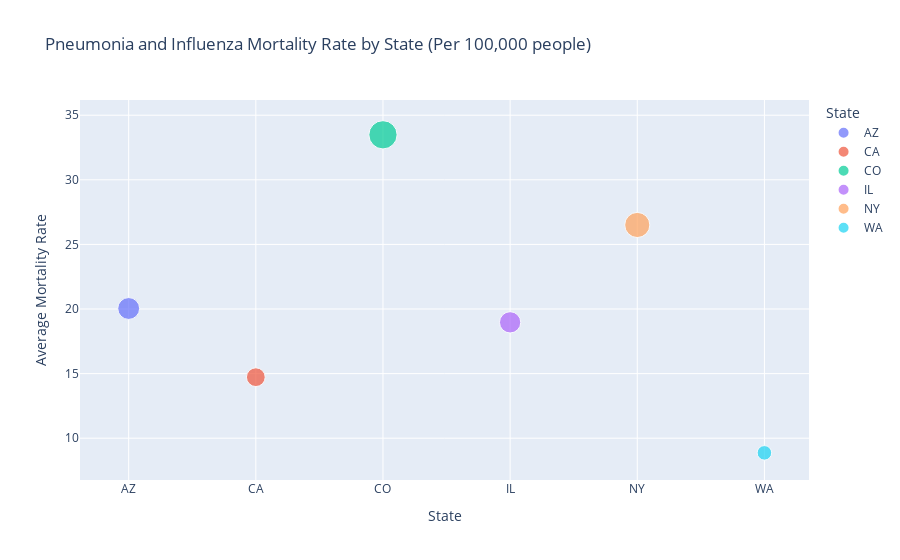

Notebook code cell kept with this figure:
### Markdown cell above
The heatmap shows the vaccination rates for influenza and pneumonia across various U.S. states, segmented by specific demographic groups: the elderly, adults under 65, and children. The color gradient from purple to yellow is employed effectively to denote a range from lower to higher vaccination rates, respectively. It's evident that the elderly population generally shows higher vaccination rates, likely due to targeted health initiatives aimed at protecting this more vulnerable group from severe respiratory illnesses. States such as Colorado and Arizona, as shown by the darker shades in certain sections, might be lagging in vaccination efforts for specific groups, such as children in Colorado, pointing to potential areas for public health intervention. This visualization not only reflects the effectiveness of state-level health policies in promoting vaccination but also underscores the varying healthcare access and public health prioritization across states. Such insights are critical for policymakers and health officials aiming to improve coverage and protect populations from these potentially deadly diseases.

### Code cell
# Filter and process data as needed
data_filtered = data1[    (data1['State'].isin(common_states)) &
    (data1['Indicator Category'] == 'Infectious Disease') &
    (data1['Indicator'] == 'Pneumonia and Influenza Mortality Rate (Age-Adjusted; Per 100,000 people)')
]
data_filtered['State'] = data_filtered['Place'].apply(lambda x: x.split(', ')[-1])

# Aggregate data by state
state_data = data_filtered.groupby('State')['Value'].mean().reset_index()

# Create the bubble chart


bubble_chart = px.scatter(
    state_data,
    x='State',
    y='Value',
    color='State',
    size='Value',
    hover_name='State',
    title='Pneumonia and Influenza Mortality Rate by State (Per 100,000 people)'
)
bubble_chart.update_layout(xaxis_title="State", yaxis_title="Average Mortality Rate")
bubble_chart.show()

### Figure 1 — Plotly figure (JSON) as saved in the notebook; plotly's stock layout.template omitted (floating-point values rounded to 4 significant figures)
{"data": [{"hovertemplate": "<b>%{hovertext}</b><br><br>State=%{x}<br>Value=%{marker.size}<extra></extra>", "hovertext": ["AZ"], "legendgroup": "AZ", "marker": {"color": "#636efa", "size": [20.04], "sizemode": "area", "sizeref": 0.08371, "symbol": "circle"}, "mode": "markers", "name": "AZ", "orientation": "v", "showlegend": true, "type": "scatter", "x": ["AZ"], "xaxis": "x", "y": [20.04], "yaxis": "y"}, {"hovertemplate": "<b>%{hovertext}</b><br><br>State=%{x}<br>Value=%{marker.size}<extra></extra>", "hovertext": ["CA"], "legendgroup": "CA", "marker": {"color": "#EF553B", "size": [14.72], "sizemode": "area", "sizeref": 0.08371, "symbol": "circle"}, "mode": "markers", "name": "CA", "orientation": "v", "showlegend": true, "type": "scatter", "x": ["CA"], "xaxis": "x", "y": [14.72], "yaxis": "y"}, {"hovertemplate": "<b>%{hovertext}</b><br><br>State=%{x}<br>Value=%{marker.size}<extra></extra>", "hovertext": ["CO"], "legendgroup": "CO", "marker": {"color": "#00cc96", "size": [33.48], "sizemode": "area", "sizeref": 0.08371, "symbol": "circle"}, "mode": "markers", "name": "CO", "orientation": "v", "showlegend": true, "type": "scatter", "x": ["CO"], "xaxis": "x", "y": [33.48], "yaxis": "y"}, {"hovertemplate": "<b>%{hovertext}</b><br><br>State=%{x}<br>Value=%{marker.size}<extra></extra>", "hovertext": ["IL"], "legendgroup": "IL", "marker": {"color": "#ab63fa", "size": [18.97], "sizemode": "area", "sizeref": 0.08371, "symbol": "circle"}, "mode": "markers", "name": "IL", "orientation": "v", "showlegend": true, "type": "scatter", "x": ["IL"], "xaxis": "x", "y": [18.97], "yaxis": "y"}, {"hovertemplate": "<b>%{hovertext}</b><br><br>State=%{x}<br>Value=%{marker.size}<extra></extra>", "hovertext": ["NY"], "legendgroup": "NY", "marker": {"color": "#FFA15A", "size": [26.5], "sizemode": "area", "sizeref": 0.08371, "symbol": "circle"}, "mode": "markers", "name": "NY", "orientation": "v", "showlegend": true, "type": "scatter", "x": ["NY"], "xaxis": "x", "y": [26.5], "yaxis": "y"}, {"hovertemplate": "<b>%{hovertext}</b><br><br>State=%{x}<br>Value=%{marker.size}<extra></extra>", "hovertext": ["WA"], "legendgroup": "WA", "marker": {"color": "#19d3f3", "size": [8.865], "sizemode": "area", "sizeref": 0.08371, "symbol": "circle"}, "mode": "markers", "name": "WA", "orientation": "v", "showlegend": true, "type": "scatter", "x": ["WA"], "xaxis": "x", "y": [8.865], "yaxis": "y"}], "layout": {"legend": {"itemsizing": "constant", "title": {"text": "State"}, "tracegroupgap": 0}, "title": {"text": "Pneumonia and Influenza Mortality Rate by State (Per 100,000 people)"}, "xaxis": {"anchor": "y", "categoryarray": ["AZ", "CA", "CO", "IL", "NY", "WA"], "categoryorder": "array", "domain": [0, 1], "title": {"text": "State"}}, "yaxis": {"anchor": "x", "domain": [0, 1], "title": {"text": "Average Mortality Rate"}}}}
